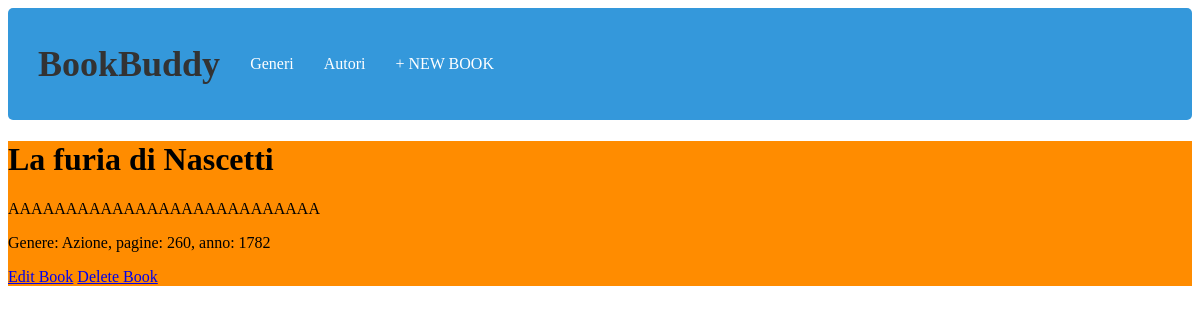
Page /book_detail/la-furia-di-nascetti/ (signed in) on the earlier database version.
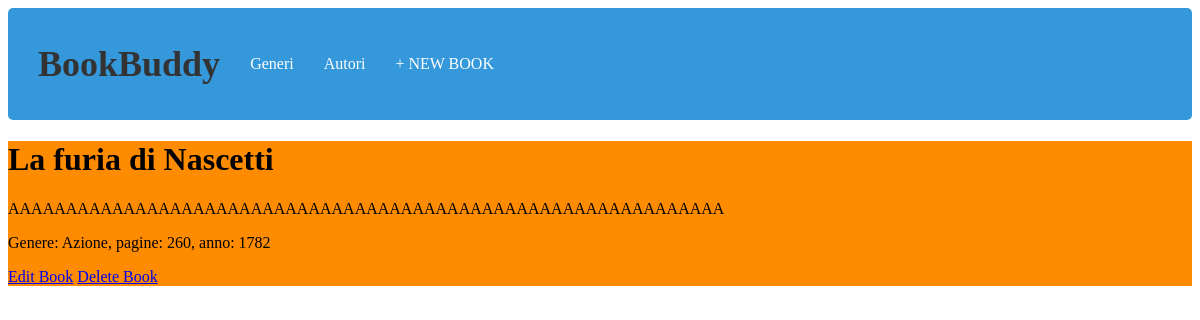
Same page on the later database version.
### book/models.py (models this page shows, shortened)
class Book(models.Model):
    genere = models.CharField(max_length=100, null=True)
    title = models.CharField(max_length=100)
    author = models.ForeignKey(Autore,
                               on_delete=models.CASCADE,
                               default=None,
                               null=True)
    year = models.IntegerField(default="2024")
    pages = models.IntegerField(default="0")
    body = models.TextField(default="No body available")
    slug = models.SlugField(default="")

### book/views.py (the view)
# urls.py: path('book_detail/<slug:slug>/', BookDetailView.as_view(), name='dettagli'),
class BookDetailView(LoginRequiredMixin, DetailView):
    model = Book
    template_name = 'dettagli.html'

### templates/dettagli.html
{% extends "base.html" %}
{% load static %}
{% block extra_css %}
    <link rel="stylesheet" href="{% static 'css/commedia.css' %}">
{% endblock %}
{% block content %}
<h1>{{ object.title }}</h1>
<p>{{ object.body }}</p>
<p>Genere: {{ object.genere }}, pagine: {{ object.pages }}, anno: {{ object.year }}</p>
<div>
    <a href="{% url 'editbook' object.pk %}">Edit Book</a>
    <a href="{% url 'deletebook' object.pk %}">Delete Book</a>
</div>
{% endblock content %}

Differences in the rows shown:
changed Book "La furia di Nascetti": body "AAAAAAAAAAAAAAAAAAAAAAAAAAA" → "AAAAAAAAAAAAAAAAAAAAAAAAAAAAAAAAAAAAAAAAAAAAAAAAAAAAAAAAAAAAAA"
